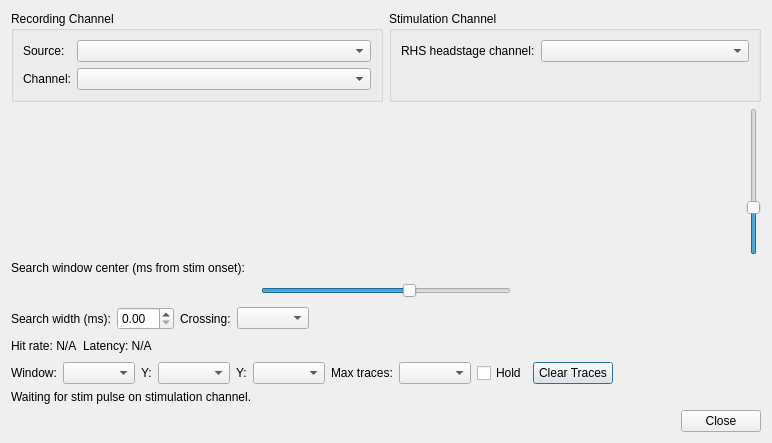
<?xml version="1.0" encoding="UTF-8"?>
<ui version="4.0">
 <class>AntidromicStimulationDialog</class>
 <widget class="QDialog" name="AntidromicStimulationDialog">
  <property name="geometry">
   <rect>
    <x>0</x>
    <y>0</y>
    <width>772</width>
    <height>443</height>
   </rect>
  </property>
  <property name="windowTitle">
   <string>Antidromic Stimulation</string>
  </property>
  <layout class="QVBoxLayout" name="verticalLayout">
   <item>
    <layout class="QHBoxLayout" name="Channel_Select_Box">
     <item>
      <widget class="QGroupBox" name="recordingChannelGroupBox">
       <property name="title">
        <string>Recording Channel</string>
       </property>
       <layout class="QFormLayout" name="recordingFormLayout">
        <item row="0" column="0">
         <widget class="QLabel" name="recordingSourceLabel">
          <property name="text">
           <string>Source:</string>
          </property>
         </widget>
        </item>
        <item row="0" column="1">
         <widget class="QComboBox" name="recordingSourceComboBox"/>
        </item>
        <item row="1" column="0">
         <widget class="QLabel" name="recordingChannelLabel">
          <property name="text">
           <string>Channel:</string>
          </property>
         </widget>
        </item>
        <item row="1" column="1">
         <widget class="QComboBox" name="recordingChannelComboBox"/>
        </item>
       </layout>
      </widget>
     </item>
     <item>
      <widget class="QGroupBox" name="stimChannelGroupBox">
       <property name="title">
        <string>Stimulation Channel</string>
       </property>
       <layout class="QFormLayout" name="stimFormLayout">
        <item row="0" column="0">
         <widget class="QLabel" name="stimChannelLabel">
          <property name="text">
           <string>RHS headstage channel:</string>
          </property>
         </widget>
        </item>
        <item row="0" column="1">
         <widget class="QComboBox" name="stimChannelComboBox"/>
        </item>
       </layout>
      </widget>
     </item>
    </layout>
   </item>
   <item>
    <layout class="QVBoxLayout" name="plot_vertical_layout">
     <item>
      <layout class="QHBoxLayout" name="plot_horizontal_layout">
       <item>
        <widget class="QWidget" name="plotPlaceholder" native="true"/>
       </item>
       <item>
        <widget class="QSlider" name="thresholdSlider">
         <property name="toolTip">
          <string>Detection threshold (vertical position matches the red line on the trace)</string>
         </property>
         <property name="minimum">
          <number>-500</number>
         </property>
         <property name="maximum">
          <number>500</number>
         </property>
         <property name="value">
          <number>-200</number>
         </property>
         <property name="orientation">
          <enum>Qt::Vertical</enum>
         </property>
        </widget>
       </item>
      </layout>
     </item>
     <item>
      <layout class="QHBoxLayout" name="plotRowLayout">
       <item>
        <layout class="QVBoxLayout" name="plotColumnLayout">
         <item>
          <widget class="QLabel" name="windowCenterLabel">
           <property name="text">
            <string>Search window center (ms from stim onset):</string>
           </property>
          </widget>
         </item>
         <item>
          <layout class="QHBoxLayout" name="windowCenterSliderRow">
           <item>
            <spacer name="windowCenterLeftSpacer">
             <property name="orientation">
              <enum>Qt::Horizontal</enum>
             </property>
             <property name="sizeHint" stdset="0">
              <size>
               <width>40</width>
               <height>20</height>
              </size>
             </property>
            </spacer>
           </item>
           <item>
            <widget class="QSlider" name="windowCenterSlider">
             <property name="toolTip">
              <string>Center of spike search window relative to stim onset (t = 0). Thumb aligns with the yellow band on the trace.</string>
             </property>
             <property name="minimum">
              <number>-100</number>
             </property>
             <property name="maximum">
              <number>100</number>
             </property>
             <property name="value">
              <number>20</number>
             </property>
             <property name="orientation">
              <enum>Qt::Horizontal</enum>
             </property>
            </widget>
           </item>
           <item>
            <spacer name="windowCenterRightSpacer">
             <property name="orientation">
              <enum>Qt::Horizontal</enum>
             </property>
             <property name="sizeHint" stdset="0">
              <size>
               <width>8</width>
               <height>20</height>
              </size>
             </property>
            </spacer>
           </item>
          </layout>
         </item>
        </layout>
       </item>
      </layout>
     </item>
    </layout>
   </item>
   <item>
    <layout class="QHBoxLayout" name="detectionControlsRow">
     <item>
      <widget class="QLabel" name="windowWidthLabel">
       <property name="text">
        <string>Search width (ms):</string>
       </property>
      </widget>
     </item>
     <item>
      <widget class="QDoubleSpinBox" name="windowWidthSpinBox"/>
     </item>
     <item>
      <widget class="QLabel" name="crossingLabel">
       <property name="text">
        <string>Crossing:</string>
       </property>
      </widget>
     </item>
     <item>
      <widget class="QComboBox" name="crossingComboBox"/>
     </item>
     <item>
      <spacer name="detectionControlsSpacer">
       <property name="orientation">
        <enum>Qt::Horizontal</enum>
       </property>
       <property name="sizeHint" stdset="0">
        <size>
         <width>40</width>
         <height>20</height>
        </size>
       </property>
      </spacer>
     </item>
    </layout>
   </item>
   <item>
    <layout class="QHBoxLayout" name="statisticsRow">
     <item>
      <widget class="QLabel" name="hitRateLabel">
       <property name="text">
        <string>Hit rate: N/A</string>
       </property>
      </widget>
     </item>
     <item>
      <widget class="QLabel" name="latencyStatsLabel">
       <property name="text">
        <string>Latency: N/A</string>
       </property>
      </widget>
     </item>
     <item>
      <spacer name="statisticsSpacer">
       <property name="orientation">
        <enum>Qt::Horizontal</enum>
       </property>
       <property name="sizeHint" stdset="0">
        <size>
         <width>40</width>
         <height>20</height>
        </size>
       </property>
      </spacer>
     </item>
    </layout>
   </item>
   <item>
    <layout class="QHBoxLayout" name="traceControlsRow">
     <item>
      <widget class="QLabel" name="traceTimeLabel">
       <property name="text">
        <string>Window:</string>
       </property>
      </widget>
     </item>
     <item>
      <widget class="QComboBox" name="traceTimeComboBox"/>
     </item>
     <item>
      <widget class="QLabel" name="traceYScaleMicroVoltsLabel">
       <property name="text">
        <string>Y:</string>
       </property>
      </widget>
     </item>
     <item>
      <widget class="QComboBox" name="traceYScaleMicroVoltsComboBox"/>
     </item>
     <item>
      <widget class="QLabel" name="traceYScaleVoltsLabel">
       <property name="text">
        <string>Y:</string>
       </property>
      </widget>
     </item>
     <item>
      <widget class="QComboBox" name="traceYScaleVoltsComboBox"/>
     </item>
     <item>
      <widget class="QLabel" name="holdMaxLabel">
       <property name="text">
        <string>Max traces:</string>
       </property>
      </widget>
     </item>
     <item>
      <widget class="QComboBox" name="holdMaxTracesComboBox"/>
     </item>
     <item>
      <widget class="QCheckBox" name="holdTracesCheckBox">
       <property name="text">
        <string>Hold</string>
       </property>
      </widget>
     </item>
     <item>
      <widget class="QPushButton" name="clearTracesButton">
       <property name="text">
        <string>Clear Traces</string>
       </property>
      </widget>
     </item>
     <item>
      <spacer name="traceControlsSpacer">
       <property name="orientation">
        <enum>Qt::Horizontal</enum>
       </property>
       <property name="sizeHint" stdset="0">
        <size>
         <width>40</width>
         <height>20</height>
        </size>
       </property>
      </spacer>
     </item>
    </layout>
   </item>
   <item>
    <widget class="QLabel" name="statusLabel">
     <property name="text">
      <string>Waiting for stim pulse on stimulation channel.</string>
     </property>
     <property name="wordWrap">
      <bool>true</bool>
     </property>
    </widget>
   </item>
   <item>
    <widget class="QDialogButtonBox" name="buttonBox">
     <property name="standardButtons">
      <set>QDialogButtonBox::Close</set>
     </property>
    </widget>
   </item>
  </layout>
 </widget>
 <resources/>
 <connections/>
</ui>
